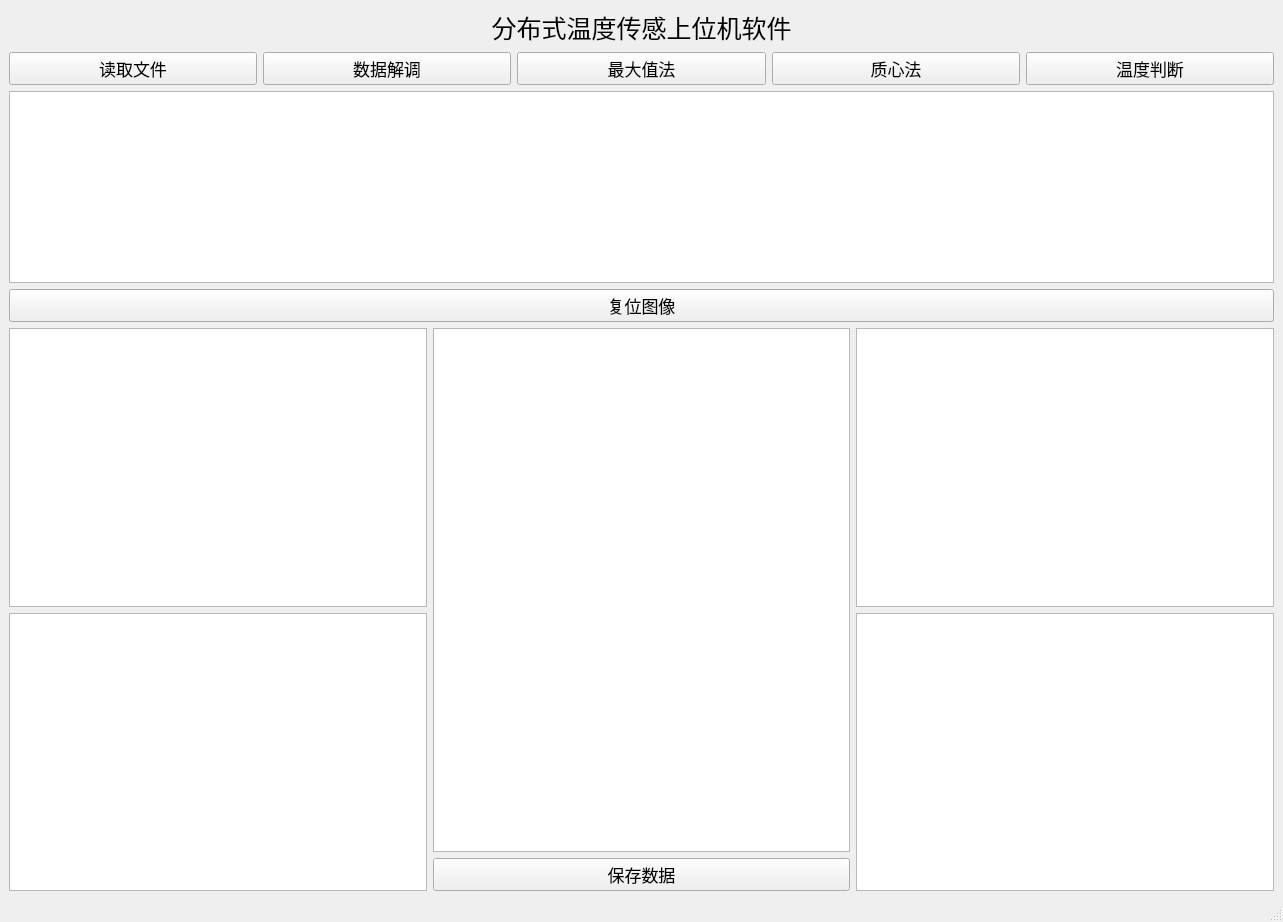
<?xml version="1.0" encoding="UTF-8"?>
<ui version="4.0">
 <class>MainWindow</class>
 <widget class="QMainWindow" name="MainWindow">
  <property name="geometry">
   <rect>
    <x>0</x>
    <y>0</y>
    <width>1283</width>
    <height>922</height>
   </rect>
  </property>
  <property name="windowTitle">
   <string>MainWindow</string>
  </property>
  <widget class="QWidget" name="centralwidget">
   <layout class="QGridLayout" name="gridLayout_2">
    <item row="0" column="0">
     <widget class="QLabel" name="label">
      <property name="maximumSize">
       <size>
        <width>16777215</width>
        <height>41</height>
       </size>
      </property>
      <property name="font">
       <font>
        <family>Microsoft YaHei</family>
        <pointsize>19</pointsize>
       </font>
      </property>
      <property name="text">
       <string>分布式温度传感上位机软件</string>
      </property>
      <property name="alignment">
       <set>Qt::AlignCenter</set>
      </property>
     </widget>
    </item>
    <item row="3" column="0">
     <widget class="QPushButton" name="btn_reset_wave">
      <property name="font">
       <font>
        <pointsize>13</pointsize>
       </font>
      </property>
      <property name="text">
       <string>复位图像</string>
      </property>
     </widget>
    </item>
    <item row="1" column="0">
     <layout class="QHBoxLayout" name="horizontalLayout">
      <item>
       <widget class="QPushButton" name="btn_readfls">
        <property name="font">
         <font>
          <pointsize>13</pointsize>
         </font>
        </property>
        <property name="text">
         <string>读取文件</string>
        </property>
       </widget>
      </item>
      <item>
       <widget class="QPushButton" name="btn_demodulation">
        <property name="font">
         <font>
          <pointsize>13</pointsize>
         </font>
        </property>
        <property name="text">
         <string>数据解调</string>
        </property>
       </widget>
      </item>
      <item>
       <widget class="QPushButton" name="btn_maxValue">
        <property name="font">
         <font>
          <pointsize>13</pointsize>
         </font>
        </property>
        <property name="text">
         <string>最大值法</string>
        </property>
       </widget>
      </item>
      <item>
       <widget class="QPushButton" name="btn_centroid">
        <property name="font">
         <font>
          <pointsize>13</pointsize>
         </font>
        </property>
        <property name="text">
         <string>质心法</string>
        </property>
       </widget>
      </item>
      <item>
       <widget class="QPushButton" name="btn_temp">
        <property name="font">
         <font>
          <pointsize>13</pointsize>
         </font>
        </property>
        <property name="text">
         <string>温度判断</string>
        </property>
       </widget>
      </item>
     </layout>
    </item>
    <item row="2" column="0">
     <widget class="QTextBrowser" name="m_textBrowser">
      <property name="maximumSize">
       <size>
        <width>2000</width>
        <height>192</height>
       </size>
      </property>
      <property name="font">
       <font>
        <pointsize>12</pointsize>
       </font>
      </property>
      <property name="mouseTracking">
       <bool>false</bool>
      </property>
     </widget>
    </item>
    <item row="4" column="0">
     <layout class="QHBoxLayout" name="horizontalLayout_2">
      <item>
       <layout class="QVBoxLayout" name="verticalLayout">
        <item>
         <widget class="QCustomPlot" name="raw_data_widget">
          <property name="font">
           <font>
            <pointsize>13</pointsize>
           </font>
          </property>
         </widget>
        </item>
        <item>
         <widget class="QCustomPlot" name="addwave_data_widget">
          <property name="font">
           <font>
            <pointsize>13</pointsize>
           </font>
          </property>
         </widget>
        </item>
       </layout>
      </item>
      <item>
       <layout class="QVBoxLayout" name="verticalLayout_3">
        <item>
         <widget class="QCustomPlot" name="temp_distance_widget">
          <property name="font">
           <font>
            <pointsize>13</pointsize>
           </font>
          </property>
         </widget>
        </item>
        <item>
         <widget class="QPushButton" name="btn_save_temp">
          <property name="font">
           <font>
            <pointsize>13</pointsize>
           </font>
          </property>
          <property name="text">
           <string>保存数据</string>
          </property>
         </widget>
        </item>
       </layout>
      </item>
      <item>
       <layout class="QVBoxLayout" name="verticalLayout_2">
        <item>
         <widget class="QCustomPlot" name="max_appraoch_widget">
          <property name="font">
           <font>
            <pointsize>13</pointsize>
           </font>
          </property>
         </widget>
        </item>
        <item>
         <widget class="QCustomPlot" name="centroid_approach_widget">
          <property name="font">
           <font>
            <pointsize>13</pointsize>
           </font>
          </property>
         </widget>
        </item>
       </layout>
      </item>
     </layout>
    </item>
   </layout>
  </widget>
  <widget class="QMenuBar" name="menubar">
   <property name="geometry">
    <rect>
     <x>0</x>
     <y>0</y>
     <width>1283</width>
     <height>25</height>
    </rect>
   </property>
  </widget>
  <widget class="QStatusBar" name="statusbar"/>
 </widget>
 <customwidgets>
  <customwidget>
   <class>QCustomPlot</class>
   <extends>QGraphicsView</extends>
   <header>qcustomplot.h</header>
  </customwidget>
 </customwidgets>
 <resources/>
 <connections/>
</ui>
